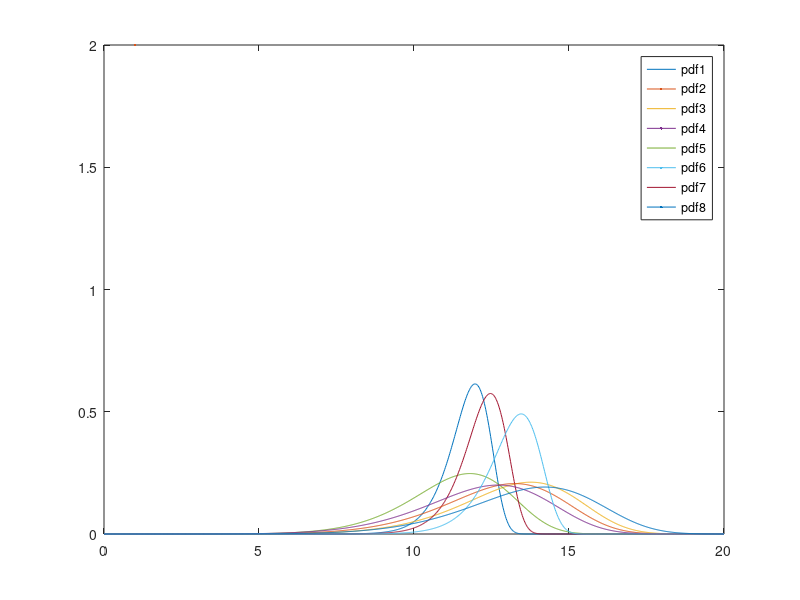

Write the MATLAB code that produced this figure.
a1 = 12;  % Scale param
b1 = 20;  % Shape param

a2 = 14; 
b2 = 8; 

a3 = 12; 
b3 = 8; 

a4 = 12.5; 
b4 = 19.5; 

a5 = 13.5; 
b5 = 7.5; 

a6 = 13; 
b6 = 7; 

a7 = 13.5; 
b7 = 18; 

a8 = 14.5; 
b8 = 7.5; 


WeibullPDF1 = makedist('Weibull', 'a', a1, 'b', b1);             % Zone 1
WeibullPDF2 = makedist('Weibull', 'a', a2, 'b', b2);             % Zone 2
WeibullPDF3 = makedist('Weibull', 'a', a3, 'b', b3);             % Zone 3
WeibullPDF4 = makedist('Weibull', 'a', a4, 'b', b4);             % Zone 4
WeibullPDF5 = makedist('Weibull', 'a', a5, 'b', b5);             % Zone 5
WeibullPDF6 = makedist('Weibull', 'a', a6, 'b', b6);             % Zone 6
WeibullPDF7 = makedist('Weibull', 'a', a7, 'b', b7);             % Zone 7
WeibullPDF8 = makedist('Weibull', 'a', a8, 'b', b8);             % Zone 8


% % Convert wind speed to wind power
left_truc1 = 0.5;    % Left truncation
right_truc1 = 15;    % Right truncation

left_truc2 = 2;  
right_truc2 = 18; 

left_truc3 = 1;  
right_truc3 = 20;  

left_truc4 = 0.55;  
right_truc4 = 15.3; 

left_truc5 = 2.1;  
right_truc5 = 18.2;  

left_truc6 = 1.1;  
right_truc6 = 19.8; 

left_truc7 = 0.52;  
right_truc7 = 14.9;  

left_truc8 = 2.3;  
right_truc8 = 18.5; 









x = linspace(0, 20, 1000);

pdf1 = WeibullPDF1.pdf(x);
pdf2 = WeibullPDF2.pdf(x);
pdf3 = WeibullPDF3.pdf(x);
pdf4 = WeibullPDF4.pdf(x);
pdf5 = WeibullPDF5.pdf(x);
pdf6 = WeibullPDF6.pdf(x);
pdf7 = WeibullPDF7.pdf(x);
pdf8 = WeibullPDF8.pdf(x);


plot(x, pdf1, LineWidth=2);
hold on;
plot(x, pdf2, LineWidth=2);
hold on;
plot(x, pdf3, LineWidth=2);
hold on;
plot(x, pdf4, LineWidth=2);
hold on;
plot(x, pdf5, LineWidth=2);
hold on;
plot(x, pdf6, LineWidth=2);
hold on;
plot(x, pdf7, LineWidth=2);
hold on;
plot(x, pdf8, LineWidth=2);

legend('pdf1', 'pdf2', 'pdf3', 'pdf4', 'pdf5', 'pdf6', 'pdf7', 'pdf8');


































